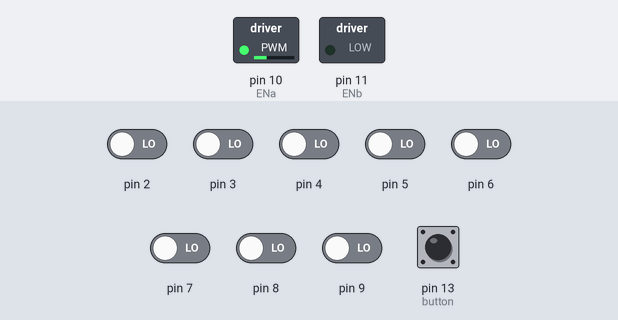
A sketch run on a simulated Arduino Nano, built with avr-gcc and run on an emulated ATmega328P. Shown: switched loads named in the sketch (green lamp = pin HIGH). The inputs (shaded band) are chosen by the test bench; at power-on: pin 13 (button) HIGH, pin 2–9 LOW.

Above: at 6.9 s.
7.0 s: pin 2 driven HIGH
At 7.9 s:
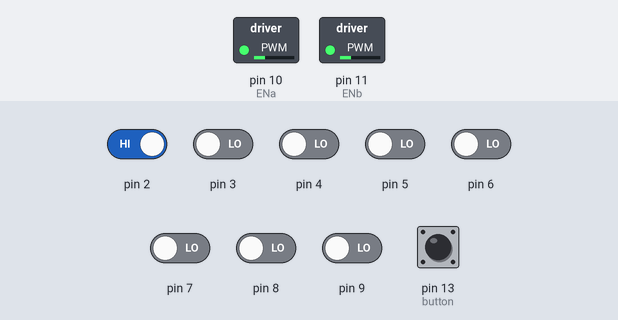
8.5 s: pin 5 driven HIGH
At 9.7 s:
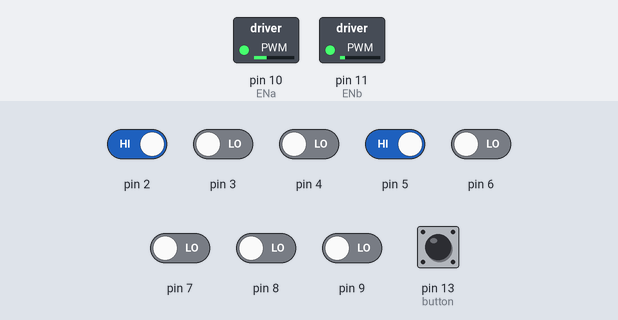
10.0 s: pin 7 driven HIGH
At 10.3 s:
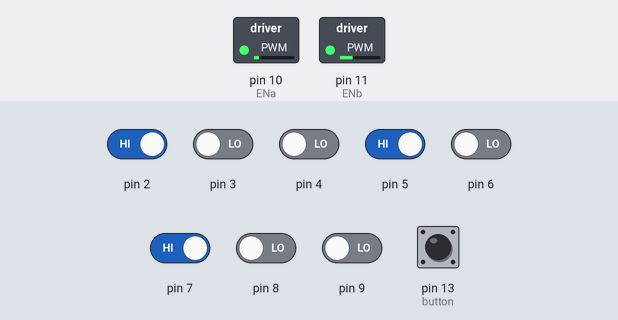
11.5 s: pin 8 driven HIGH
At 12.6 s:
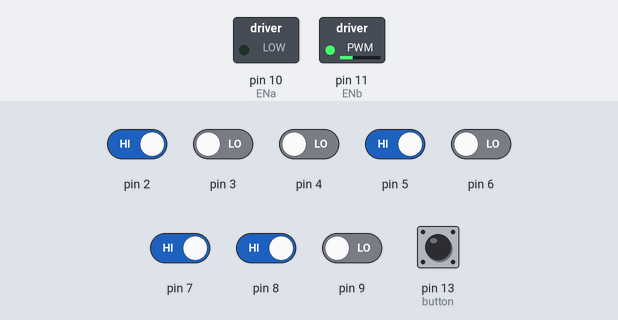
13.0 s: pin 3 driven HIGH
At 13.9 s:
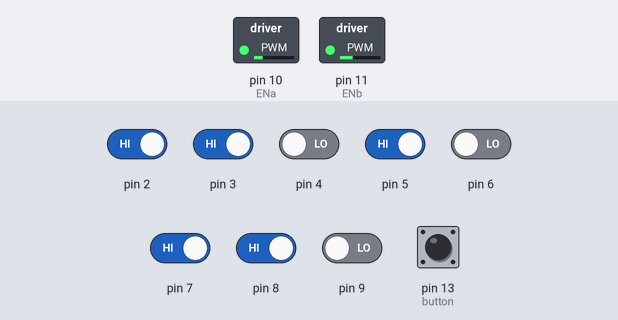
14.5 s: pin 4 driven HIGH
At 14.9 s:
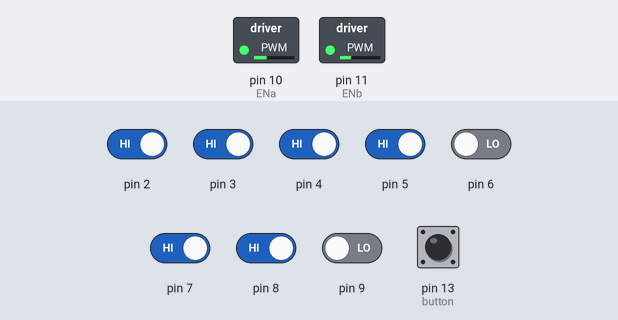
Timing chart, 0 to 17.0 s (numbered marks = the images above; inputs shaded):
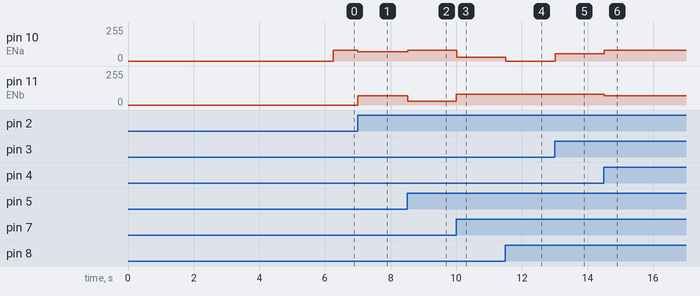

The sketch:

LavernaV2.ino
```cpp
#include <Button.h>
#include <QTRSensors.h>
#include <Wire.h>

Button button = Button(13, BUTTON_PULLUP_INTERNAL);

QTRSensors qtrrc;
QTRSensors qtrEnd;
const uint8_t SensorCount = 6;
uint16_t sensorValues[SensorCount];
const uint8_t EndSensorCount = 2;
uint16_t endsensorValues[EndSensorCount];

int numberWhiteSensors;

//#define LeftMostSensor 2
//#define RightMostSensor 9

int pinButton = 13;
int inA1 = A0;
int inA2 = A1;
int inB1  = A2;
int inB2 = A3;
int ENa = 10;
int ENb =11;

int last_proportional = 0;
int integral;
int readPIDConstants = 0;

int blackLine = 1;
//int whiteLine = 0;

//Black Line
float Kp = 0.1;
float Kd = 0.5;
float Ki = 1/10000;
const int max = 80;
unsigned int position;

/*
//White Line
float Kp = 5.50;
float Kd = 9.45;
float Ki = 1/10000;
*/
//#define Kp 7
//#define Kd 3
//#define Ki 1/10000
#define analogKp A7
#define analogKd A6
#define statusLED 12
#define invertionstatusLED A5

void setup(){
  //Serial.begin(9600);
  qtrrc.setTypeRC();
  qtrrc.setSensorPins((const uint8_t[]){3, 4, 5, 6, 7, 8}, SensorCount);
  qtrEnd.setTypeRC();
  qtrrc.setDimmingLevel(31);
  qtrEnd.setSensorPins((const uint8_t[]){2, 9}, EndSensorCount);
  //qtrrc.setEmitterPin(A5); //LEDON Pin - 22

  while(button.isPressed()){
    digitalWrite(statusLED, HIGH);
  }
  digitalWrite(statusLED, LOW);
  //Serial.println("Calibrating");

  unsigned int i;
  for(i=0; i<150; i++){
    qtrrc.calibrate();
    delay(10);
  }
  set_motors(0,0);
  //Serial.println("Calibrated");
  delay(500);


}


void loop(){
  while(button.isPressed()){
    digitalWrite(statusLED, HIGH);
  }
    delay(500);
    //checkPIDValues(readPIDConstants);

  while(1){
    digitalWrite(statusLED, LOW);
    qtrEnd.read(endsensorValues);
    /*
    for (int i=0; i<6; i++){
      Serial.print(sensorValues[i]);
      Serial.print(' ');
      }
    Serial.println(' ');
    */
    /*unsigned int positionSharp = qtrEnd.readLineBlack(endsensorValues);
    for (int i=0; i<2; i++){
      Serial.print(endsensorValues[i]);
      Serial.print(' ');
      }
    Serial.println(' ');
    */
    //checkInversion(endsensorValues, sensorValues);
    putLineState(blackLine);
    turnHandlerWithoutPID(endsensorValues, sensorValues, position);
    //turnHandlerWithoutPIDWhiteLine(endsensorValues, sensorValues, position);
    //Serial.println(numberWhiteSensors);
    /*
    if (blackLine == 1){
      //checkAcuteBlackLine(position, endsensorValues);
      if (position == 0){
      set_motors(-70, 70);
      delay(20);
      }
      if (position == 5000){
      set_motors(70, -70);
      delay(20);
      }
    }
    if (blackLine == 0){
      //checkAcuteWhiteLine(position, endsensorValues);
      if (position == 0){
        set_motors(-80, 80);
        delay(20);
        }

      if (position == 5000){
        set_motors(80, -80);
        delay(20);
        }
    }
    */

    int proportional = (int(position)) - 2500;
    //Serial.println(position);
    int derivative = proportional - last_proportional;
    integral += proportional;
    int power_difference = Kp * (proportional) + Kd * (derivative) + Ki * (integral);
    last_proportional = proportional;

    //Black Line
    //int power_difference = proportional*1.4 + derivative*3 + integral/10000; // + derivative*200;
    //White Line
    //int power_difference = proportional*7 + derivative*8 + integral/10000;


    //fastNinety(position);
    //checkAcuteWithCount(position);
    //checkAcuteWithEndSensors(position, endsensorValues);
    //Serial.println(power_difference);
    if(power_difference > max)
      power_difference = max;
    if(power_difference < -max)
      power_difference = -max;
    if(power_difference < 0)
      set_motors(max+power_difference, max);
    else
      set_motors(max, max-power_difference);
  }
}

void set_motors(int left_speed, int right_speed){
  if(right_speed >= 0 && left_speed >= 0){
    analogWrite(ENa, right_speed);
    analogWrite(ENb, left_speed);
    digitalWrite(inA1, HIGH);
    digitalWrite(inA2, LOW);
    digitalWrite(inB1, HIGH);
    digitalWrite(inB2, LOW);
    //Serial.println("Straight");
  }
  if(right_speed >= 0 && left_speed < 0){
    left_speed = -left_speed;
    analogWrite(ENa, right_speed);
    analogWrite(ENb, left_speed);
    digitalWrite(inA1, LOW);
    digitalWrite(inA2, HIGH);
    digitalWrite(inB1, HIGH);
    digitalWrite(inB2, LOW);
    //Serial.println("Left");
  }
  if(right_speed < 0 && left_speed >= 0){
    right_speed = -right_speed;
    analogWrite(ENa, right_speed);
    analogWrite(ENb, left_speed);
    digitalWrite(inA1, HIGH);
    digitalWrite(inA2, LOW);
    digitalWrite(inB1, LOW);
    digitalWrite(inB2, HIGH);
    //Serial.println("Right");
  }
}


void checkAcute(int positionLine){
  int turnOppositeA = 0;
  if (positionLine == 0) {
      if (turnOppositeA == 0){
        set_motors(-70, 70);
        delay(500);
        if (positionLine == 0){
          turnOppositeA = 1;
          if (positionLine == 0 && turnOppositeA == 1){
            set_motors(70, -70);
            delay(800);
            turnOppositeA == 0;
          }
        }
      }
      //Serial.println("postion 0");
  }
}

void checkAcuteWithCount(int positionLine){
  //int turnOppositeA = 0;
  if (positionLine == 0) {
    int count = 0;
    for (count=0; positionLine = 0; count++){
      set_motors(-70, 70);
      delay(20);
      if (count == 5 && positionLine == 0){
        for (int countOpposite=0; positionLine = 0; countOpposite++){
          set_motors(70, -70);
          delay(20);
          if (countOpposite == 8) {
            break;
            }
          }
        }
      }
    }
  }

void checkAcuteBlackLine(int positionLine, int ValueofEndSensors[2]){
    if (ValueofEndSensors[1] >= 2000 && ValueofEndSensors[0] <= 1000){
      if (positionLine > 2000 && positionLine < 3000) {
          //Serial.println("Acute Right Triggered");
          set_motors(90, -100);
          delay(110);
        }
      }

    if (ValueofEndSensors[0] >= 2000 && ValueofEndSensors[1] <= 1000){
      if (positionLine > 2000 && positionLine < 3000) {
          //Serial.println("Acute Left Triggered");
          set_motors(-100, 90);
          delay(110);
        }
      }
  }


void checkAcuteWhiteLine(int positionLine, int ValueofEndSensors[2]){
    if (ValueofEndSensors[0] >= 2000 && ValueofEndSensors[1] <= 1000){
      if (positionLine > 2000 && positionLine < 3000) {
          //Serial.println("Acute Right Triggered");
          set_motors(90, -90);
          delay(100);
        }
      }

    if (ValueofEndSensors[1] >= 2000 && ValueofEndSensors[0] <= 1000){
      if (positionLine > 2000 && positionLine < 3000) {
          //Serial.println("Acute Left Triggered");
          set_motors(-90, 90);
          delay(100);
        }
      }
  }

void checkInversion(int endSensors[2], int otherSensors[6]){
  if (endSensors[0] < 1000 && endSensors[1] < 1000){
      if (otherSensors[2] > 500 && otherSensors[3] > 500) {
        blackLine = 1;
        }
    }
    if (endSensors[0] > 1000 && endSensors[1] > 1000){
      if (otherSensors[2] < 500 && otherSensors[3] < 500) {
        blackLine = 0;
        }
    }}

void putLineState(int lineState){
  if (lineState == 1){
      position = qtrrc.readLineBlack(sensorValues);
      digitalWrite(invertionstatusLED, LOW);
      //Serial.println("BlackLine");
    } else {
      position = qtrrc.readLineWhite(sensorValues);
      digitalWrite(invertionstatusLED, HIGH);
      //Serial.println("WhiteLine");
      }
  }

void checkPIDValues(int ReadState){
  if (ReadState == 0){
      const int p = analogRead(analogKp);
      const int d = analogRead(analogKd);
      const float KP = map(p, 0, 1023, 1, 200);
      const float KD = map(d, 0, 1023, 1, 200);
      Kp = KP/20;
      Kd = KD/20;
      //Serial.print("  Kp : ");
      //Serial.print(Kp);
      //Serial.print("  Kd : ");
      //Serial.print(Kd);
      //Serial.println(" ");
      readPIDConstants = 1;
  }
}
int turn; //Left = 1 & Right = 2
int highestValue;
int LeftendSensor;
int RightendSensor;
void turnHandlerWithoutPID(int endSensors[2], int otherSensors[6], int linePosition){
  LeftendSensor = endSensors[0];
  RightendSensor = endSensors[1];
  if (blackLine == 1){
    if (LeftendSensor >= 1200 && RightendSensor <= 1200) {
      turn = 1;
      //digitalWrite(statusLED, HIGH);
      //Serial.println("ReadytoTurnLeft");
      //Serial.print(LeftendSensor);
    }
    if (RightendSensor >= 1200 && LeftendSensor <= 1200) {
      turn = 2;
      //digitalWrite(statusLED, HIGH);
      //Serial.println("ReadytoTurnRight");
      //Serial.print(RightendSensor);
    }
/*    for (int i = 0; i <= 6; i++){
      if (otherSensors[i] < 500){
       numberWhiteSensors++;
      }else{
       numberWhiteSensors = 0;
      }
    }
    if (numberWhiteSensors >= 6){
      numberWhiteSensors = 6;
      }
    //Serial.println(numberWhiteSensors);
    */
    //if (numberWhiteSensors == 6){
    if (otherSensors[0]<500 && otherSensors[1]<500 && otherSensors[2]<500 && otherSensors[3]<500 && otherSensors[4]<500 && otherSensors[5]<500){
      if (turn==1){
        set_motors(-70, 70);
        digitalWrite(statusLED, HIGH);
        delay(25);
        if (endSensors[0] > 1200 || otherSensors[0] > 400){
          turn = 0;
          digitalWrite(statusLED, HIGH);
          //numberWhiteSensors = 0;
        }
        //Serial.println("LeftTurnWithoutPID");
        }
      if (turn==2){
        set_motors(70, -70);
        digitalWrite(statusLED, HIGH);
        delay(25);
        if (endSensors[1] > 1200 || otherSensors[5] > 400){
          turn = 0;
          digitalWrite(statusLED, HIGH);
          //numberWhiteSensors = 0;
        }
        //Serial.println("RightTurnWithoutPID");
        }
      }
      digitalWrite(statusLED, LOW);
    }
  }
void turnHandlerWithoutPIDWhiteLine(int endSensors[2], int otherSensors[6], int linePosition){
  if (blackLine == 0){
    if (LeftendSensor <= 1000 && RightendSensor >= 1000) {
      turn = 1;
      //Serial.println("ReadytoTurnLeft");
      //Serial.print(LeftendSensor);
    }
    if (RightendSensor <= 1000 && LeftendSensor >= 1000) {
      turn = 2;
      //Serial.println("ReadytoTurnRight");
      //Serial.print(RightendSensor);
    }
    for (int i = 0; i <= 6; i++){
      if (otherSensors[i] > 500){
       numberWhiteSensors++;
      }else{
       numberWhiteSensors = 0;
      }
    }
    if (numberWhiteSensors >= 6){
      numberWhiteSensors = 6;
      }
    //Serial.println(numberWhiteSensors);
    if (numberWhiteSensors == 6){
      if (turn==1){
        set_motors(-100, 100);
        delay(20);
        if (endSensors[0] < 1200 || otherSensors[0] < 500){
          turn = 0;
        }
        //Serial.println("LeftTurnWithoutPID");
        }
      if (turn==2){
        set_motors(100, -100);
        delay(20);
        if (endSensors[0] < 1200 || otherSensors[0] < 500){
          turn = 0;
        }
        //Serial.println("RightTurnWithoutPID");
        }
      }
    }
  }
```

Measured:
- after the input at 7.0 s, pin 10 (ENa): 80/255 → 70/255 at once; pin 11 (ENb): 0/255 → 70/255 at once
- after the input at 8.5 s, pin 10 (ENa): 70/255 → 80/255 at once; pin 11 (ENb): 70/255 → 30/255 at once
- after the input at 10.0 s, pin 10 (ENa): 80/255 → 30/255 at once; pin 11 (ENb): 30/255 → 80/255 at once
- after the input at 11.5 s, pin 10 (ENa): 30/255 → 0/255 at once
- after the input at 13.0 s, pin 10 (ENa): 0/255 → 55/255 at once
- after the input at 14.5 s, pin 10 (ENa): 55/255 → 80/255 at once; pin 11 (ENb): 80/255 → 70/255 at once
